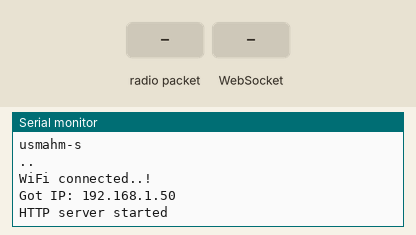
Simulated run of this sketch. Board: ESP32. Shown: the last lines printed to the serial monitor. Inputs (shaded band) come from the test bench. WiFi joins after 1.5 s; servers stay silent unless stated; no radio packets arrive unless stated.

Above: at 3.2 s.
3.3 s: radio packet "1" arrives
At 4.8 s:
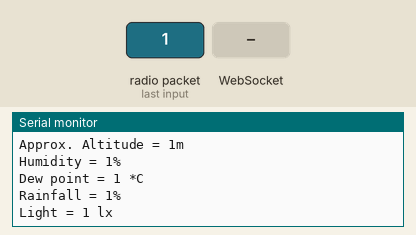
5.8 s: WebSocket text "1" received
At 6.9 s:
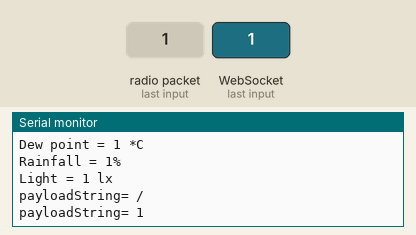

The sketch:

gateway_webserver.ino
```cpp
#include <LoRa.h>
#include <WiFi.h>
#include <WebServer.h>
#include <WebSocketsServer.h>


#define SS 5
#define RST 14
#define DI0 2

//#define TX_P 17
#define BAND 433E6
//#define ENCRYPT 0x78

String device_id;
String temperature;
String pressure;
String altitude;
String humidity;
String dewPoint;
String rainfall;
String lux;
String JSONtxt;

const char* ssid = "usmahm-s";
const char* password = "defcon-mini";

WebServer server(80);
WebSocketsServer webSocket = WebSocketsServer(81);

#include "html_page.h"
#include "functions.h"

void setup()
{
  Serial.begin(115200);
  Serial.println("LoRa Receiver");
  //LoRa.setTxPower(TX_P);
  //LoRa.setSyncWord(ENCRYPT);

  LoRa.setPins(SS, RST, DI0);
  if (!LoRa.begin(BAND))
  {
    Serial.println("Starting LoRa failed!");
    while (1);
  }

  Serial.println("Connecting to ");
  Serial.println(ssid);

  //Connect to your local wi-fi network
  WiFi.begin(ssid, password);

  //check wi-fi is connected to wi-fi network
  while (WiFi.status() != WL_CONNECTED) {
  delay(1000);
  Serial.print(".");
  }

  Serial.println("");
  Serial.println("WiFi connected..!");
  Serial.print("Got IP: ");  Serial.println(WiFi.localIP());

  server.on("/", handle_OnConnect);
  server.onNotFound(handle_NotFound);

  server.begin();

  webSocket.begin();
  webSocket.onEvent(webSocketEvent);

  Serial.println("HTTP server started");
}

void loop()
{

  webSocket.loop();
  server.handleClient();

  // try to parse packet
  int pos1, pos2, pos3, pos4, pos5, pos6, pos7;

  int packetSize = LoRa.parsePacket();
  if (packetSize)
  {
    // received a packet
    Serial.print("Received packet:  ");
    String LoRaData = LoRa.readString();
    Serial.print(LoRaData);
    // read packet
    while (LoRa.available()) {
      Serial.print((char)LoRa.read());
    }
    // print RSSI of packet
    Serial.print("' with RSSI ");
    Serial.println(LoRa.packetRssi());

    pos1 = LoRaData.indexOf('/');
    pos2 = LoRaData.indexOf('&');
    pos3 = LoRaData.indexOf('#');
    pos4 = LoRaData.indexOf('@');
    pos5 = LoRaData.indexOf('$');
    pos6 = LoRaData.indexOf('^');
    pos7 = LoRaData.indexOf('!');

    device_id = LoRaData.substring(0, pos1);
    temperature = LoRaData.substring(pos1 + 1, pos2);
    pressure = LoRaData.substring(pos2 + 1, pos3);
    altitude = LoRaData.substring(pos3 + 1, pos4);
    humidity = LoRaData.substring(pos4 + 1, pos5);
    dewPoint = LoRaData.substring(pos5 + 1, pos6);
    rainfall = LoRaData.substring(pos6 + 1, pos7);
    lux = LoRaData.substring(pos7 + 1, LoRaData.length());

    JSONtxt = "{\"temperature\":\""+temperature+"\", \"pressure\":\""+pressure+"\", \"altitude\":\""+altitude+"\", \"humidity\":\""+humidity+"\", \"humidity\":\""+humidity+"\", \"dewPoint\":\""+dewPoint+"\", \"rainfall\":\""+rainfall+"\", \"lux\":\""+lux+"\"}";

    Serial.print(F("Device ID = "));
    Serial.println(device_id);

    Serial.print(F("Temperature = "));
    Serial.print(temperature);
    Serial.println(F("*C"));

    Serial.print(F("Pressure = "));
    Serial.print(pressure);
    Serial.println(F("hPa"));

    Serial.print(F("Approx. Altitude = "));
    Serial.print(altitude);
    Serial.println(F("m"));

    Serial.print(F("Humidity = "));
    Serial.print(humidity);
    Serial.println(F("%"));

    Serial.print("Dew point = ");
    Serial.print(dewPoint);
    Serial.println(" *C");

    Serial.print(F("Rainfall = "));
    Serial.print(rainfall);
    Serial.println(F("%"));

    Serial.print(F("Light = "));
    Serial.print(lux);
    Serial.println(F(" lx"));

    Serial.println();

    webSocket.broadcastTXT(JSONtxt);
  }
}
```

functions.h
```cpp
//=======================================
//handler funtions - sends webpage code to the server
//=======================================
void handle_OnConnect()
{
  server.send(200,"text/html", webpageCode);
}

void handle_NotFound()
{
  server.send(404, "text/plain", "Not found");
}

//=====================================================
//function process event: to receive new data from client
//=====================================================
void webSocketEvent(uint8_t num, WStype_t type, uint8_t *payload, size_t welength)
{
  String payloadString = (const char *)payload;
  Serial.print("payloadString= ");
  Serial.println(payloadString);
}
```

html_page.h
```cpp
//=====================
//HTML code for webpage
//=====================
const char webpageCode[] PROGMEM =
R"=====(
<!DOCTYPE html>
<html lang='en'>
<head>
  <meta charset='UTF-8'>
  <meta http-equiv='X-UA-Compatible' content='IE=edge'>
  <meta name='viewport' content='width=device-width, initial-scale=1.0'>
  <title>OAU's Weather Station</title>
  <link rel='preconnect' href='https://fonts.googleapis.com'>
  <link rel='preconnect' href='https://fonts.gstatic.com' crossorigin>
  <link href='https://fonts.googleapis.com/css2?family=Open+Sans:wght@400;500;700&display=swap' rel='stylesheet'>
  <script src="https://cdn.jsdelivr.net/npm/chart.js@4.0.1/dist/chart.umd.min.js"></script>
</head>
<body>
  <img class='logo' src='https://networks.au-ibar.org/show/obafemi-awolowo-university-ife-nigeria/wiki-image/AU+REC+logos+%2841%29.png' />
  <h1>OAU Loral Wireless Weather Station</h1>
  <h2>Group</h2>
  <div class='data-container-m'>
    <div class='data'>
      <h3 id='day' class='data-header'></h3>
      <p id='date' class='data-value'></p>
    </div>
    <div class='data'>
      <h3 class='data-header'>Temperature</h3>
      <p class='data-value' id='temperature'>33<sup>o</sup>C</p>
    </div>
  </div>

  <div class='other-data'>
    <div class='data'>
      <h3 class='data-header'>Humidity</h3>
      <p class='data-value' id='humidity'></p>
    </div>
    <div class='data'>
      <h3 class='data-header'>Pressure</h3>
      <p class='data-value' id='pressure'></p>
    </div>
    <div class='data'>
      <h3 class='data-header'>Altitude</h3>
      <p class='data-value' id='altitude'></p>
    </div>
    <div class='data'>
      <h3 class='data-header'>Dew Point</h3>
      <p class='data-value' id='dewPoint'></p>
    </div>
    <div class='data'>
      <h3 class='data-header'>Rainfall</h3>
      <p class='data-value' id='rainfall'></p>
    </div>
    <div class='data'>
      <h3 class='data-header'>Light</h3>
      <p class='data-value' id='lux'></p>
    </div>
  </div>

  <canvas id="chart"></canvas>

  <style>
    * {
      box-sizing: border-box;
      color: #fff;
      padding: 0;
      margin: 0;
      font-family: 'Open Sans', sans-serif;
    }
    body {
      /* background-color: #08082B; */
      padding: 15px;
      text-align: center;
    }
    .logo {
      width: 7rem;
    }
    h1 {
      color: #010080;
      font-size: 1.5rem;
    }
    h2 {
      color: #010080;
      font-size: 1rem;
      font-weight: 500;
    }
    p {
      font-size: 0.8rem;
      font-weight: 400;
    }
    .data-container-m {
      margin: 10px auto;
      border-radius: 10px;
      display: flex;
      /* flex-direction: spa; */
      justify-content: space-between;
      background-color: #010080;
      width: max-content;
    }
    .data {
      /* margin-left: 20px; */
      padding: 10px;
      width: 10rem;
    }
    .data-container-m .data:last-of-type {
      border-left: 2px solid #fff;
    }

    .data-header {
      font-weight: 500;
      margin-bottom: 5px;
    }

    .other-data {
      width: 100%;
      display: flex;
      flex-wrap: wrap;
      justify-content: center;
      column-gap: 10px;
      row-gap: 10px;
      margin: 0 auto;
      margin-top: 30px;
      max-width: 50rem;
    }

    .other-data .data {
      padding: 10px;
      width: 10rem;
      border: 1px solid #010080;
      border-radius: 10px;
    }

    .other-data .data-value, .other-data .data-header, .other-data .data-value sup {
      color: #010080;
    }
  </style>
    <script defer>
      const dateObj = new Date();
      const day = dateObj.getDay();
      const month = dateObj.getMonth();
      const date = dateObj.getDate();

      const daysMap = {
        0: 'Sunday',
        1: 'Monday',
        2: 'Tuesday',
        3: 'Wednesday',
        4: 'Thursday',
        5: 'Friday',
        6: 'Saturday',
      };

      const monthMap = {
        0: 'Jan',
        1: 'Feb',
        2: 'Mar',
        3: 'Apr',
        4: 'May',
        5: 'Jun',
        6: 'Jul',
        7: 'Aug',
        8: 'Sept',
        9: 'Oct',
        10: 'Nov',
        11: 'Dec',
      }

      const dateEl = document.getElementById('date');
      dateEl.innerText = `${date} ${monthMap[month]}`;

      const dayEl = document.getElementById('day');
      dayEl.innerText = daysMap[day];

      const InitWebSocket = () => {
          websock = new WebSocket('ws://'+window.location.hostname+':81/');
          websock.onmessage = function(evt)
          {
            JSONobj = JSON.parse(evt.data);

            const { lux, rainfall, dewPoint, humidity, altitude, pressure, temperature } = JSONobj;

            document.getElementById('temperature').innerHTML = `${temperature}<sup>o</sup>C`;
            document.getElementById('humidity').innerHTML = `${humidity}%`;
            document.getElementById('pressure').innerHTML = `${pressure}hPa`;
            document.getElementById('altitude').innerHTML = `${altitude}m`;
            document.getElementById('dewPoint').innerHTML = `${dewPoint}<sup>o</sup>C`;
            document.getElementById('rainfall').innerHTML = `${rainfall}%`;
            document.getElementById('lux').innerHTML = `${lux}ls`;


            const dateTime = new Date();
            const time = `${dateTime.getHours}:${dateTime.getMinutes}:${dateTime.getSeconds}`;

            console.log("HEYYY", JSONobj, time);
          }

      }
      InitWebSocket()
    </script>
  </body>
</html>
)=====";
```

Measured:
- after the input at 3.3 s, the serial monitor: prints a new line at once (image 1)
- after the input at 5.8 s, the serial monitor: prints a new line at once (image 2)
